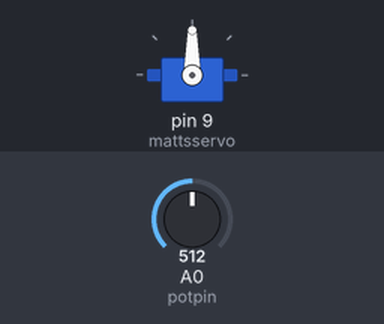
Bench run of a sketch on a simulated Arduino Uno, built with avr-gcc and run on an emulated ATmega328P. Shown: servo. The test bench sets the inputs (shaded band); at power-on: A0 (potpin) = 512.

Above: at 1.2 s.
1.3 s: A0 (potpin) set to 716
At 2.5 s:
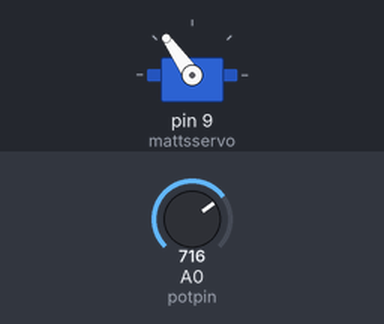
2.8 s: A0 (potpin) set to 900
At 3.7 s:
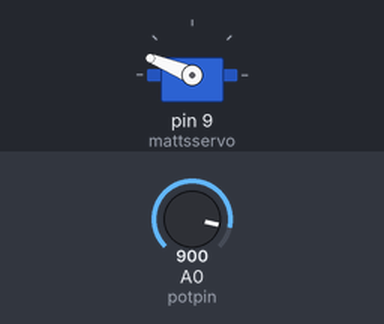
4.3 s: A0 (potpin) set to 1023
At 4.8 s:
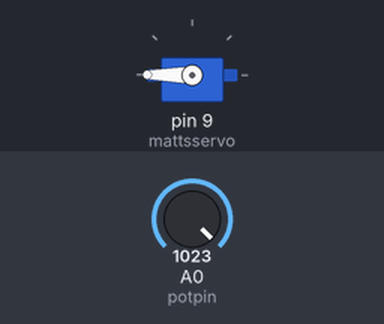
5.8 s: A0 (potpin) set to 306
At 7.0 s:
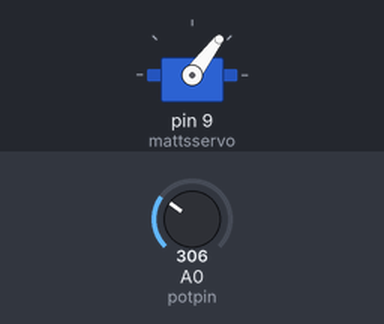
7.3 s: A0 (potpin) set to 122
At 8.0 s:
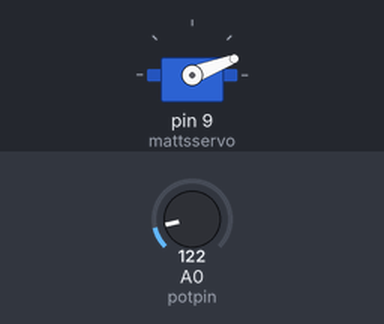
Timing chart, 0 to 9.8 s (numbered marks = the images above; inputs shaded):
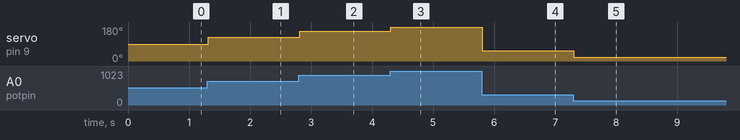

Measured:
- after the input at 1.3 s, servo on pin 9 (mattsservo): 90° → 125° at once
- after the input at 2.8 s, servo on pin 9 (mattsservo): 125° → 158° at once
- after the input at 4.3 s, servo on pin 9 (mattsservo): 158° → 180° at once
- after the input at 5.8 s, servo on pin 9 (mattsservo): 180° → 53° at once
- after the input at 7.3 s, servo on pin 9 (mattsservo): 53° → 21° at once

The sketch:

servo.ino
```cpp
#include <Servo.h>

Servo mattsservo;  // create servo object to control a servo

int potpin = 0;  // analog pin used to connect the potentiometer
int val;    // variable to read the value from the analog pin

void setup() {
  mattsservo.attach(9);  // attaches the servo on pin 9 to the servo object
}

void loop() {
  val = analogRead(potpin);            // reads the value of the potentiometer (value between 0 and 1023)
  val = map(val, 0, 1023, 0, 180);     // scale it to use it with the servo (value between 0 and 180)
  mattsservo.write(val);                  // sets the servo position according to the scaled value
  delay(20);                           // waits for the servo to get there
}
```
